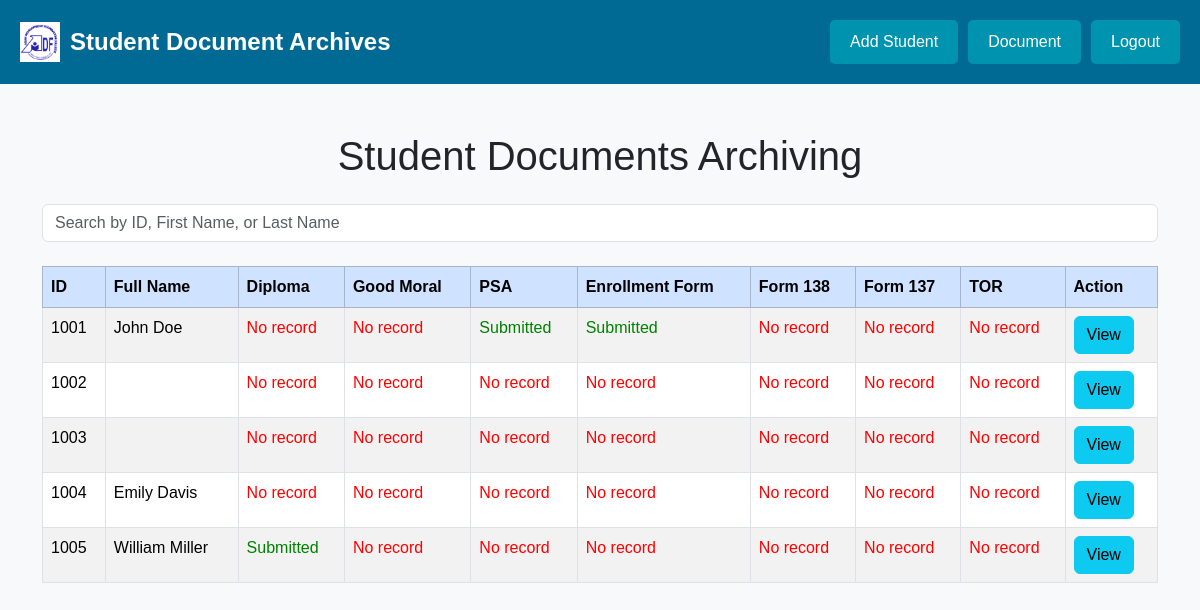
Before: /Archiving/archive/studentList.php with the older database file.
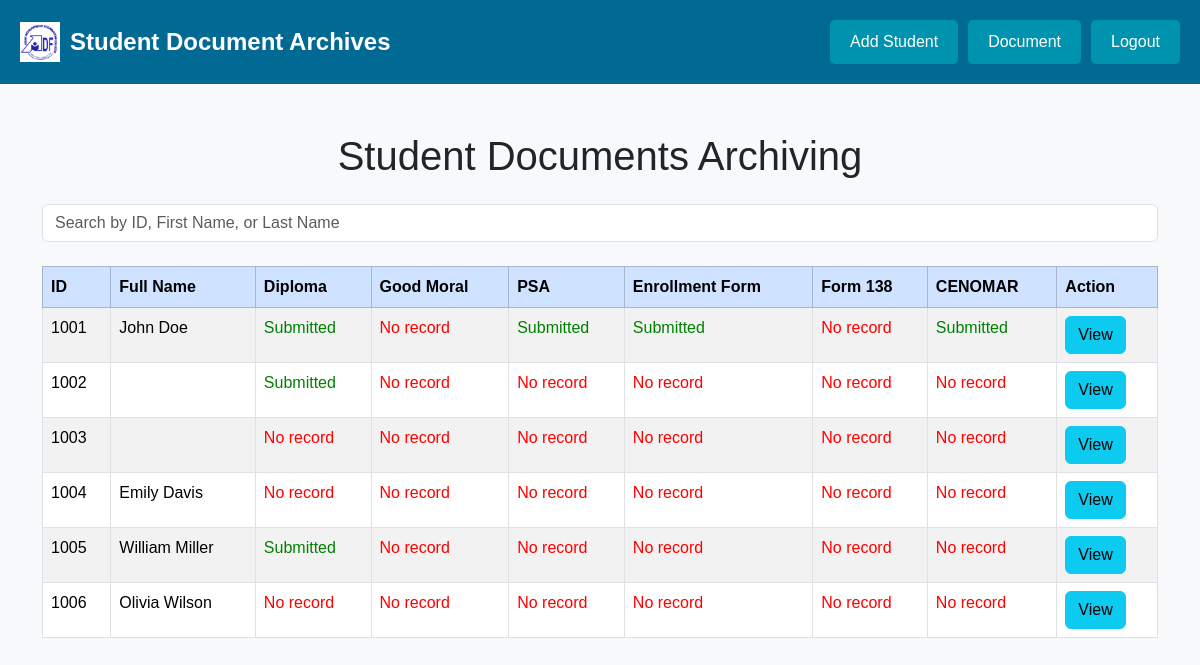
After: the same page with the newer database file.
### tables this page shows
CREATE TABLE `document_requirements` (
  `id` int(11) NOT NULL,
  `document_name` varchar(255) NOT NULL,
  `description` text DEFAULT NULL
);

CREATE TABLE `students` (
  `student_id` int(11) NOT NULL,
  `firstname` varchar(255) NOT NULL,
  `middlename` varchar(255) DEFAULT NULL,
  `lastname` varchar(255) NOT NULL,
  `course` varchar(100) NOT NULL,
  `year_level` int(11) NOT NULL,
  `fullname` varchar(200) GENERATED ALWAYS AS (concat(`firstname`,' ',`lastname`)) STORED
);

### Archiving/archive/studentList.php (the view, shortened to what this page needs)
<?php
$conn = new mysqli("localhost", "root", "", "student_management");
$document_query = "SELECT * FROM document_requirements";
$document_result = $conn->query($document_query);
$search_query = "";
$student_query = "SELECT * FROM students" . $search_query . " ORDER BY student_id ASC";
$student_result = $conn->query($student_query);
?>
<!DOCTYPE html>
<html lang="en">
<head>
    <link href="https://cdn.jsdelivr.net/npm/bootstrap@5.3.1/dist/css/bootstrap.min.css" rel="stylesheet">
    <link rel="stylesheet" href="nav.css">
</head>
<body class="bg-light">
<header>
    <div class="logo-container">
        <img src="uploads/logo.png" alt="Logo" class="logo">
        <span class="title">Student Document Archives</span>
    </div>
    <div class="navbar-buttons">
        <button class="navbar-button" id="addStudentButton" class="btn btn-primary" data-bs-toggle="modal" data-bs-target="#addStudentModal">Add Student</button>
        <a href="document.php" class="navbar-button" id="logoutButton" style="text-decoration: none;">Document</a>
        <form action="logout.php" method="POST" style="display: inline;">
    <button type="submit" class="navbar-button" id="logoutButton">Logout</button>
</form>
    </div>
</header>
<div class="container mt-5">
    <h1 class="text-center mb-4">Student Documents Archiving</h1>
    <form method="GET" class="mb-4">
        <input type="text" name="search" class="form-control" placeholder="Search by ID, First Name, or Last Name" value="<?php echo isset($search_term) ? $search_term : ''; ?>">
    </form>
    <div class="table-responsive">
        <table class="table table-striped table-bordered">
            <thead class="table-primary">
                <tr>
                    <th>ID</th>
                    <th>Full Name</th>
                    <?php if ($document_result->num_rows > 0): ?>
                        <?php while($document = $document_result->fetch_assoc()): ?>
                            <th><?php echo $document['document_name']; ?></th>
                        <?php endwhile; ?>
                    <?php endif; ?>
                    <th>Action</th>
                </tr>
            </thead>
            <tbody>
                <?php if ($student_result->num_rows > 0): ?>
                    <?php while($row = $student_result->fetch_assoc()): ?>
                        <tr>
                            <td><?php echo $row['student_id']; ?></td>
                            <td><?php echo $row['firstname'] . " " . $row['lastname']; ?></td>
                            <?php
$student_documents_query = "SELECT * FROM student_documents WHERE student_id = " . $row['student_id'];
$student_documents_result = $conn->query($student_documents_query);
$student_documents = [];
while ($doc = $student_documents_result->fetch_assoc()) {
    $student_documents[$doc['document_id']] = $doc['status'];
}
$document_result->data_seek(0);
while ($document = $document_result->fetch_assoc()) {
    $doc_status = isset($student_documents[$document['id']]) ? $student_documents[$document['id']] : 0;
    if ($doc_status == 0) {
        $color = 'red';
        $status_text = 'No record';
    } elseif ($doc_status == 1) {
        $color = 'green';
        $status_text = 'Submitted';
    } else {
        $color = 'gray';
        $status_text = 'Unknown';
    }
    echo "<td style='color: $color;'>$status_text</td>";
}
?>
<td>
    <a href="studentListCredentials.php?student_id=<?php echo urlencode($row['student_id']); ?>" class="btn btn-info">View</a>
</td>
                        </tr>
                    <?php endwhile; ?>
                <?php else: ?>
                    <tr>
                        <td colspan="10" class="text-center" style="color: red;">No records found</td>
                    </tr>
                <?php endif; ?>
            </tbody>
        </table>
    </div>
</div>
</body>
</html>

### Archiving/archive/nav.css (style rules this page uses)
* { margin: 0; padding: 0; box-sizing: border-box; }
body { font-family: Arial, sans-serif; }
header { display: flex; justify-content: space-between; align-items: center; padding: 20px; background-color: #006994; color: white; }
.logo-container { display: flex; align-items: center; }
.logo { width: 40px; height: 40px; margin-right: 10px; }
.title { font-size: 24px; font-weight: bold; }
.navbar-buttons { display: flex; gap: 10px; }
.navbar-button { background-color: #0093af; color: white; border: none; padding: 10px 20px; font-size: 16px; cursor: pointer; border-radius: 5px; transition: background-color 0.3s ease; }

Changed rows visible on the page:
removed document_requirements: document_name "Form 137", id "No record"
removed document_requirements: document_name "TOR", id "No record"
changed document_requirements "Diploma": id "No record" → "Submitted"
added document_requirements: document_name "CENOMAR", id "Submitted", id "No record"
added students: student_id "1006", firstname "Olivia", lastname "Wilson", document_requirements (id "No record"), document_requirements (id "No record"), document_requirements (id "No record"), document_requirements (id "No record"), document_requirements (id "No record")
